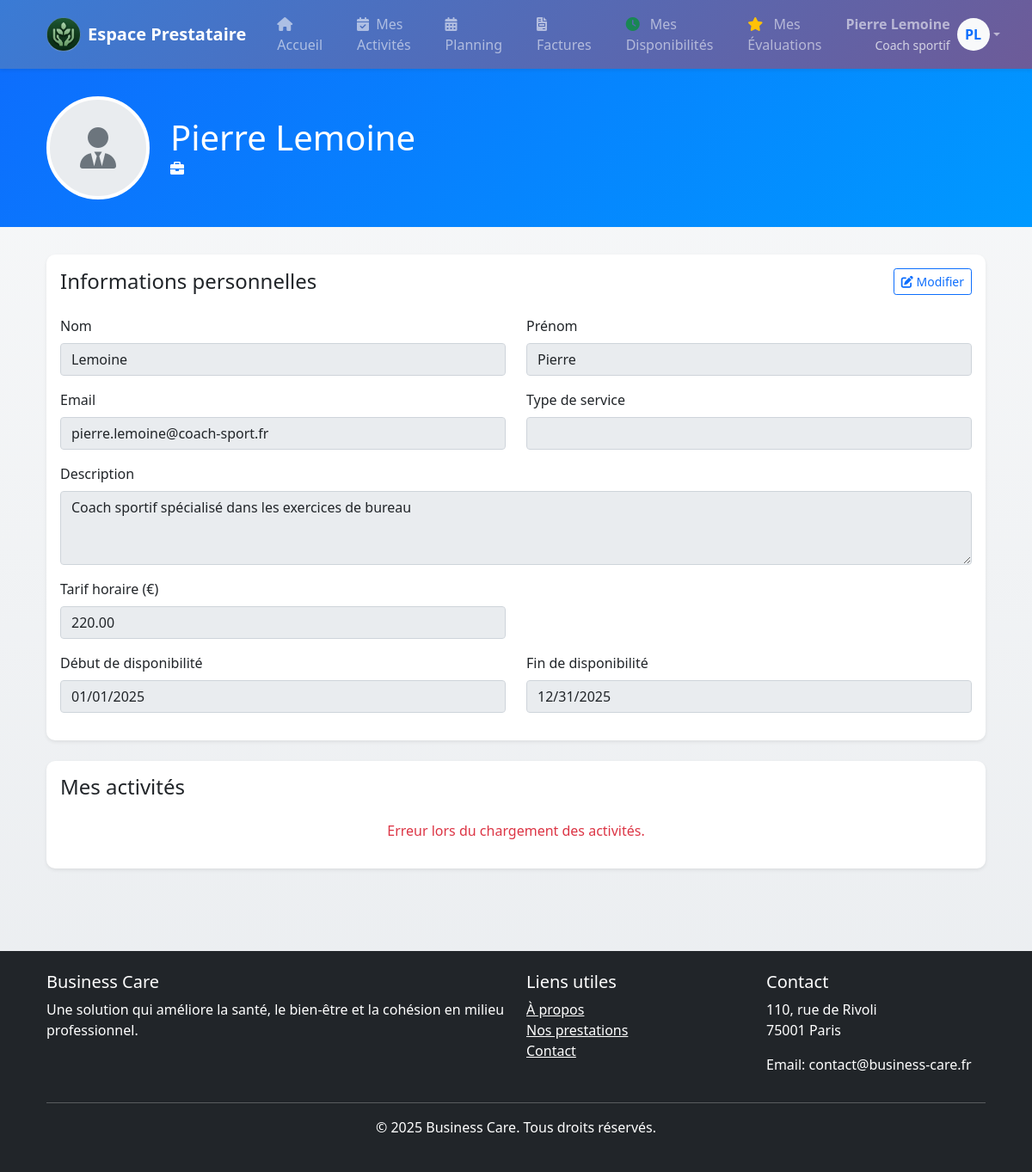
Page /frontOffice/prestataire/profile.php (signed in) on the committed database.
### tables this page shows
CREATE TABLE `prestataire` (
  `prestataire_id` int(11) NOT NULL,
  `email` varchar(255)  NOT NULL,
  `password` varchar(255) NOT NULL,
  `nom` varchar(255) DEFAULT NULL,
  `prenom` varchar(255) DEFAULT NULL,
  `type` varchar(255) DEFAULT NULL,
  `description` varchar(255) DEFAULT NULL,
  `tarif` decimal(10,2) DEFAULT NULL,
  `date_debut_disponibilite` date DEFAULT NULL,
  `date_fin_disponibilite` date DEFAULT NULL,
  `est_candidat` boolean  NOT NULL,
  `token` varchar(255) DEFAULT NULL,
  `expiration` datetime DEFAULT NULL,
  `desactivate` boolean DEFAULT 0,
  `date_activite` datetime DEFAULT NULL
);

### api/dao/provider.php (called while the page is built, shortened)
<?php
function getProviderById($id)
{
    $connection = getDatabaseConnection();
    $sql = "SELECT prestataire_id, email, nom, prenom, description, tarif,  date_debut_disponibilite, date_fin_disponibilite, est_candidat FROM prestataire WHERE prestataire_id = :id";
    $query = $connection->prepare($sql);
    $res = $query->execute(['id' => $id]);
    if ($res) {
        return $query->fetch(PDO::FETCH_ASSOC);
    }
    return null;
}

### frontOffice/prestataire/profile.php (the view, shortened to what this page needs)
<?php
require_once $_SERVER['DOCUMENT_ROOT'] . '/api/dao/provider.php';
require_once 'includes/head.php';
$prestaireId = $_SESSION['prestataire_id'];
$profile = getProviderById($prestaireId);
?>
<!DOCTYPE html>
<html lang="fr">
<head>
    <link href="https://cdn.jsdelivr.net/npm/bootstrap@5.1.3/dist/css/bootstrap.min.css" rel="stylesheet">
    <link href="https://cdnjs.cloudflare.com/ajax/libs/font-awesome/6.0.0/css/all.min.css" rel="stylesheet">
</head>
<body class="bg-light">
<?php include $_SERVER['DOCUMENT_ROOT'] . '/frontOffice/prestataire/includes/header.php'; ?>
    <div class="profile-header">
        <div class="container">
            <div class="row align-items-center">
                <div class="col-auto">
                    <div class="profile-img">
                        <i class="fas fa-user-tie fa-3x text-muted"></i>
                    </div>
                </div>
                <div class="col">
                    <h1 class="mb-0"><?php echo htmlspecialchars($profile['prenom'] . ' ' . $profile['nom']); ?></h1>
                    <p class="mb-0"><i class="fas fa-briefcase me-2"></i><?php echo htmlspecialchars($profile['type']); ?></p>
                </div>
            </div>
        </div>
    </div>
    <div class="container pb-5">
        <div class="card shadow-sm mb-4">
            <div class="card-body">
                <div class="d-flex justify-content-between align-items-center mb-4">
                    <h4 class="card-title mb-0">Informations personnelles</h4>
                    <button type="button" class="btn btn-outline-primary btn-sm" onclick="toggleEditMode()">
                        <i class="fas fa-edit"></i> Modifier
                    </button>
                </div>
                <form id="profileForm" onsubmit="updateProfile(event)">
                    <div class="row mb-3">
                        <div class="col-md-6">
                            <label for="nom" class="form-label">Nom</label>
                            <input type="text" class="form-control" id="nom" value="<?php echo htmlspecialchars($profile['nom']); ?>" disabled>
                        </div>
                        <div class="col-md-6">
                            <label for="prenom" class="form-label">Prénom</label>
                            <input type="text" class="form-control" id="prenom" value="<?php echo htmlspecialchars($profile['prenom']); ?>" disabled>
                        </div>
                    </div>
                    <div class="row mb-3">
                        <div class="col-md-6">
                            <label for="email" class="form-label">Email</label>
                            <input type="email" class="form-control" id="email" value="<?php echo htmlspecialchars($profile['email']); ?>" disabled>
                        </div>
                        <div class="col-md-6">
                            <label for="type" class="form-label">Type de service</label>
                            <input type="text" class="form-control" id="type" value="<?php echo htmlspecialchars($profile['type']); ?>" disabled>
                        </div>
                    </div>
                    <div class="mb-3">
                        <label for="description" class="form-label">Description</label>
                        <textarea class="form-control" id="description" rows="3" disabled><?php echo htmlspecialchars($profile['description']); ?></textarea>
                    </div>
                    <div class="row mb-3">
                        <div class="col-md-6">
                            <label for="tarif" class="form-label">Tarif horaire (€)</label>
                            <input type="number" class="form-control" id="tarif" value="<?php echo htmlspecialchars($profile['tarif']); ?>" disabled>
                        </div>
                    </div>
                    <div class="row mb-3">
                        <div class="col-md-6">
                            <label for="date_debut" class="form-label">Début de disponibilité</label>
                            <input type="date" class="form-control" id="date_debut" value="<?php echo htmlspecialchars($profile['date_debut_disponibilite']); ?>" disabled>
                        </div>
                        <div class="col-md-6">
                            <label for="date_fin" class="form-label">Fin de disponibilité</label>
                            <input type="date" class="form-control" id="date_fin" value="<?php echo htmlspecialchars($profile['date_fin_disponibilite']); ?>" disabled>
                        </div>
                    </div>
                </form>
            </div>
        </div>
        <div class="card shadow-sm">
            <div class="card-body">
                <h4 class="card-title mb-4">Mes activités</h4>
                <div id="activities-container">
                </div>
            </div>
        </div>
    </div>
    <?php include $_SERVER['DOCUMENT_ROOT'] . '/frontOffice/prestataire/includes/footer.php'; ?>
</body>
</html>

### frontOffice/prestataire/profile.php (style rules this page uses)
.profile-header { background: linear-gradient(135deg, #0d6efd 0%, #0099ff 100%); color: white; padding: 2rem 0; margin-bottom: 2rem; }
.profile-img { width: 120px; height: 120px; border-radius: 60px; border: 4px solid white; background: #e9ecef; display: flex; align-items: center; justify-content: center; }

### frontOffice/prestataire/includes/header.php (style rules this page uses)
body { background: linear-gradient(to bottom, #f8f9fa, #e9ecef); min-height: 100vh; }
.card { border: none; border-radius: 10px; box-shadow: 0 4px 6px rgba(0,0,0,0.05); transition: transform 0.2s, box-shadow 0.2s; }

### rows in the picture
prestataire: prenom+nom "Pierre Lemoine", nom "Lemoine", prenom "Pierre", email "pierre.lemoine@coach-sport.fr", description "Coach sportif spécialisé dans les exercices de bureau", tarif "220.00", date_debut_disponibilite "01/01/2025", date_fin_disponibilite "12/31/2025"

### other values in the picture
$_SESSION['prenom'] . ' ' . $_SESSION['nom'] "Pierre Lemoine"
$_SESSION['type'] "Coach sportif"
substr($_SESSION['prenom'], 0, 1) "P"
substr($_SESSION['nom'], 0, 1) "L"
